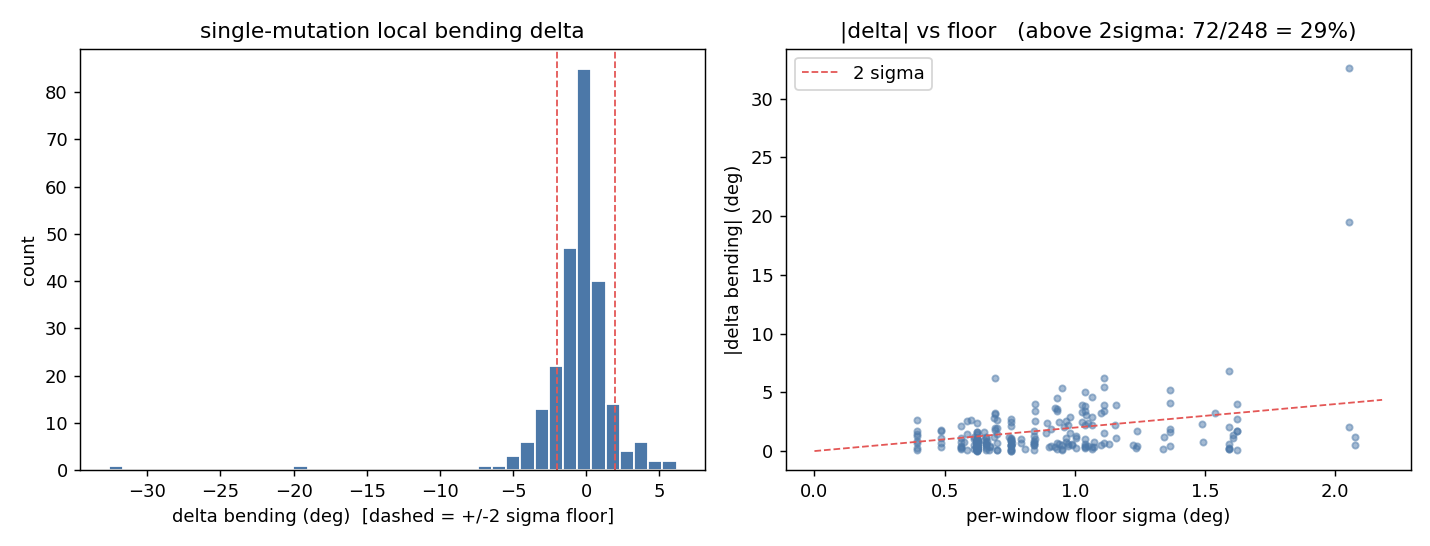

Write Python code to recreate this figure.
"""
proteinX feasibility GO/NO-GO -- T4 lysozyme (UniProt P00720).

Question: do real point mutations produce a LOCAL Ca-bending change above the
crystal-to-crystal noise floor, often enough to make a benchmark exist?

Design choices that keep this honest:
  * Noise floor is PER-WINDOW, estimated from redundant WT* crystals. T4L has
    multiple crystal forms + a hinge-bending mode; using crystal-to-crystal WT
    scatter as the floor automatically discounts that, so we don't credit
    packing/hinge motion as a "mutation effect".
  * 2-sigma floor is deliberate: differencing noise is ~sqrt(2)*sigma ~ 1.41 sigma,
    so an event above 2*sigma also clears the differencing-noise band -> it is the
    subset a noise-limited ORACLE model could in principle resolve.
  * Baseline to beat = predict-zero, reported on the above-floor subset (where
    zero is a bad predictor), not the full set (where zero wins by true-negatives).
"""
import json, os, sys, urllib.request, concurrent.futures as cf
import numpy as np
from bending_metric import bending_angle, is_continuous

PDB_DIR = "t4l_pdb"; os.makedirs(PDB_DIR, exist_ok=True)
MAX_DL = 800
THREE2ONE = {
    'ALA':'A','ARG':'R','ASN':'N','ASP':'D','CYS':'C','GLN':'Q','GLU':'E',
    'GLY':'G','HIS':'H','ILE':'I','LEU':'L','LYS':'K','MET':'M','PHE':'F',
    'PRO':'P','SER':'S','THR':'T','TRP':'W','TYR':'Y','VAL':'V'}


def fetch_id_list():
    q = {"query": {"type": "terminal", "service": "text", "parameters": {
            "attribute": "rcsb_polymer_entity_container_identifiers."
                         "reference_sequence_identifiers.database_accession",
            "operator": "exact_match", "value": "P00720"}},
         "return_type": "entry",
         "request_options": {"return_all_hits": True}}
    req = urllib.request.Request(
        "https://search.rcsb.org/rcsbsearch/v2/query",
        data=json.dumps(q).encode(), headers={"Content-Type": "application/json"})
    res = json.load(urllib.request.urlopen(req, timeout=40))
    ids = [r["identifier"] for r in res["result_set"]]
    print(f"RCSB search: {len(ids)} entries map to P00720")
    return ids


def fetch_pdb(pid):
    path = os.path.join(PDB_DIR, f"{pid}.pdb")
    if os.path.exists(path) and os.path.getsize(path) > 0:
        return pid, True
    try:
        data = urllib.request.urlopen(
            f"https://files.rcsb.org/download/{pid}.pdb", timeout=30).read()
        with open(path, "wb") as f:
            f.write(data)
        return pid, True
    except Exception:
        return pid, False


def parse_ca(path):
    """Return {chainID: {resSeq: (one_letter, np.array([x,y,z]))}} for model 1,
    highest-occupancy altloc, standard residues only."""
    best = {}          # (chain,res) -> (occ, aa, xyz)
    with open(path) as fh:
        for line in fh:
            if line.startswith("ENDMDL"):
                break
            if not line.startswith("ATOM"):
                continue
            if line[12:16].strip() != "CA":
                continue
            res3 = line[17:20].strip()
            aa = THREE2ONE.get(res3)
            if aa is None:
                continue
            if line[26] != " ":            # skip insertion codes
                continue
            chain = line[21]
            try:
                rs = int(line[22:26])
                xyz = np.array([float(line[30:38]), float(line[38:46]),
                                float(line[46:54])])
                occ = float(line[54:60]) if line[54:60].strip() else 1.0
            except ValueError:
                continue
            key = (chain, rs)
            if key not in best or occ > best[key][0]:
                best[key] = (occ, aa, xyz)
    chains = {}
    for (chain, rs), (_, aa, xyz) in best.items():
        chains.setdefault(chain, {})[rs] = (aa, xyz)
    return chains


def pick_t4l_chain(chains):
    """Standalone full-length T4L: 150-175 std residues, max resSeq<=200
    (excludes GPCR/BRIL fusions and engineered insert/permutant chains)."""
    best, bestscore = None, 1e9
    for ch, res in chains.items():
        n = len(res)
        if n < 150 or n > 175 or max(res) > 200:
            continue
        score = abs(n - 164)
        if score < bestscore:
            best, bestscore = res, score
    return best


def window_bend(res, start):
    pts = []
    for r in range(start, start + 5):
        if r not in res:
            return None
        pts.append(res[r][1])
    pts = np.array(pts)
    if not is_continuous(pts):
        return None
    return bending_angle(pts)


def main():
    try:
        ids = fetch_id_list()
    except Exception as e:
        print(f"search API failed ({e}); aborting"); sys.exit(1)
    ids = ids[:MAX_DL]

    ok = []
    with cf.ThreadPoolExecutor(max_workers=12) as ex:
        for pid, good in ex.map(fetch_pdb, ids):
            if good:
                ok.append(pid)
    print(f"downloaded/cached {len(ok)}/{len(ids)} PDB files")

    # parse + pick T4L chain
    structs = {}
    for pid in ok:
        try:
            ch = pick_t4l_chain(parse_ca(os.path.join(PDB_DIR, f"{pid}.pdb")))
        except Exception:
            ch = None
        if ch:
            structs[pid] = ch
    print(f"usable standalone T4L chains: {len(structs)}")
    if len(structs) < 20:
        print("too few usable chains -- cannot assess feasibility"); sys.exit(1)

    # consensus WT* reference (majority residue per position, seen in >=10 structs)
    from collections import Counter, defaultdict
    counts = defaultdict(Counter)
    for res in structs.values():
        for rs, (aa, _) in res.items():
            counts[rs][aa] += 1
    consensus = {rs: c.most_common(1)[0][0]
                 for rs, c in counts.items() if sum(c.values()) >= 10}

    # mutation set per structure (vs consensus, over modeled consensus positions)
    mutsets = {}
    for pid, res in structs.items():
        muts = tuple(sorted(
            (rs, consensus[rs], aa) for rs, (aa, _) in res.items()
            if rs in consensus and aa != consensus[rs]))
        mutsets[pid] = muts

    wt_ids = [p for p, m in mutsets.items() if len(m) == 0]
    single = [(p, m[0]) for p, m in mutsets.items() if len(m) == 1]
    print(f"WT* (0-mutation) crystals: {len(wt_ids)}   single-mutant chains: {len(single)}")
    if len(wt_ids) < 3:
        print("not enough redundant WT crystals for a noise floor"); sys.exit(1)

    # per-window WT reference + robust sigma (1.4826*MAD)
    starts = range(min(consensus), max(consensus) - 4 + 1)
    wt_med, wt_sig = {}, {}
    for s in starts:
        vals = [window_bend(structs[p], s) for p in wt_ids]
        vals = np.array([v for v in vals if v is not None])
        if len(vals) >= 3:
            wt_med[s] = float(np.median(vals))
            wt_sig[s] = float(1.4826 * np.median(np.abs(vals - np.median(vals))))
    pooled_sig = float(np.median([v for v in wt_sig.values() if v > 0]))
    print(f"windows with WT floor: {len(wt_med)}   pooled per-window sigma = "
          f"{pooled_sig:.2f} deg")

    # single-mutation deltas at the window centered on the mutated residue
    rows = []   # (pid, resnum, delta, floor)
    for pid, (r, wtaa, mutaa) in single:
        s = r - 2                       # window r-2..r+2, mutation central
        if s not in wt_med:
            continue
        b = window_bend(structs[pid], s)
        if b is None:
            continue
        floor = wt_sig.get(s, pooled_sig) or pooled_sig
        rows.append((pid, r, b - wt_med[s], floor))
    if not rows:
        print("no scorable single-mutation windows"); sys.exit(1)

    D = np.array([x[2] for x in rows]); F = np.array([x[3] for x in rows])
    absd = np.abs(D)
    above2 = absd > 2 * F
    above3 = absd > 3 * F
    N = len(D); M2 = int(above2.sum()); M3 = int(above3.sum()); p = M2 / N

    # independent noise estimate: redundant crystals of the SAME variant
    var_groups = defaultdict(list)
    for pid, m in mutsets.items():
        var_groups[m].append(pid)
    rep_sigmas = []
    for m, pids in var_groups.items():
        if len(pids) < 2 or len(m) != 1:
            continue
        s = m[0][0] - 2
        vals = [window_bend(structs[p], s) for p in pids]
        vals = [v for v in vals if v is not None]
        if len(vals) >= 2:
            rep_sigmas.append(np.std(vals, ddof=1))
    rep_sig = float(np.median(rep_sigmas)) if rep_sigmas else float("nan")

    pz_full = float(np.sqrt(np.mean(D ** 2)))
    pz_above = float(np.sqrt(np.mean(D[above2] ** 2))) if M2 else 0.0
    diff_noise = np.sqrt(2) * pooled_sig

    print("\n" + "=" * 64 + "\n  FEASIBILITY REPORT (T4 lysozyme)\n" + "=" * 64)
    print(f"scorable single-mutation windows N      : {N}")
    print(f"median |delta|                          : {np.median(absd):.2f} deg")
    print(f"90th-pct |delta|                         : {np.percentile(absd,90):.2f} deg")
    print(f"per-window noise floor sigma (pooled)    : {pooled_sig:.2f} deg")
    print(f"redundant-variant sigma (independent)    : {rep_sig:.2f} deg")
    print(f"differencing noise ~ sqrt2*sigma         : {diff_noise:.2f} deg")
    print(f"above-floor events  >2sigma (M2)         : {M2}  ({100*p:.1f}% of N)")
    print(f"above-floor events  >3sigma (M3)         : {M3}  ({100*M3/N:.1f}% of N)")
    print(f"predict-zero RMSE  full set              : {pz_full:.2f} deg")
    print(f"predict-zero RMSE  above-floor subset    : {pz_above:.2f} deg "
          f"(this is what a model must beat)")
    print(f"median |delta| among above-floor         : "
          f"{np.median(absd[above2]) if M2 else float('nan'):.2f} deg")

    # confound check: are above-floor events spread along the sequence, or just
    # clustered at the T4L hinge (domain motion leaking through as "bending")?
    pos_above = [rows[i][1] for i in range(N) if above2[i]]
    hinge = set(range(9, 17)) | set(range(78, 84))
    frac_hinge = (sum(r in hinge for r in pos_above) / len(pos_above)
                  if pos_above else 0.0)
    print(f"\nabove-floor events: {len(set(pos_above))} distinct residue positions"
          f"  ({len(pos_above)} events); fraction in hinge band = {frac_hinge:.0%}")
    print(f"redundant single-mutant variant groups used for indep sigma: {len(rep_sigmas)}")

    # GO / NO-GO
    if M2 >= 50 and p >= 0.15:
        verdict = "GO -- build the pair-miner"
    elif M2 >= 10 or p >= 0.05:
        verdict = "PIVOT -- broaden target (general local geometry / loop sets) before building"
    else:
        verdict = "NO-GO as framed -- bending-from-point-mutation is near-null; rethink target"
    print("\nVERDICT:", verdict)
    print("Caveat: T4L is a rigid, mutation-tolerant fold -> this is a CONSERVATIVE\n"
          "        (low) estimate of the above-floor fraction vs the whole PDB.")

    # plot
    import matplotlib
    matplotlib.use("Agg")
    import matplotlib.pyplot as plt
    fig, ax = plt.subplots(1, 2, figsize=(11, 4.2))
    ax[0].hist(D, bins=40, color="#4C78A8", edgecolor="white")
    for k in (-2, 2):
        ax[0].axvline(k * pooled_sig, color="#E45756", ls="--", lw=1)
    ax[0].set_title("single-mutation local bending delta")
    ax[0].set_xlabel("delta bending (deg)  [dashed = +/-2 sigma floor]")
    ax[0].set_ylabel("count")
    ax[1].scatter(F, absd, s=12, alpha=0.5, color="#4C78A8")
    xx = np.linspace(0, F.max() * 1.05, 50)
    ax[1].plot(xx, 2 * xx, color="#E45756", ls="--", lw=1, label="2 sigma")
    ax[1].set_title(f"|delta| vs floor   (above 2sigma: {M2}/{N} = {100*p:.0f}%)")
    ax[1].set_xlabel("per-window floor sigma (deg)")
    ax[1].set_ylabel("|delta bending| (deg)")
    ax[1].legend()
    fig.tight_layout(); fig.savefig("feasibility_t4l.png", dpi=130)
    print("\nplot -> feasibility_t4l.png")

    import csv
    with open("feasibility_t4l.csv", "w", newline="") as f:
        w = csv.writer(f); w.writerow(["pdb", "resnum", "delta_deg", "floor_sigma_deg"])
        w.writerows(rows)
    print("rows -> feasibility_t4l.csv")


if __name__ == "__main__":
    main()
